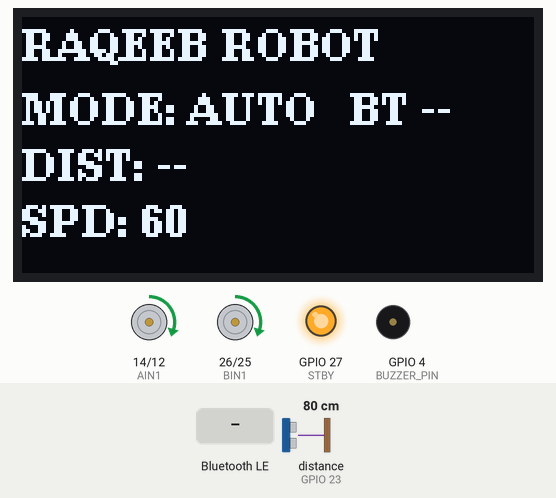
The sketch below on a simulated ESP32. Shown: 128×64 one-colour display, motor-driver pin pairs drawn as motors (green arrow = first pin HIGH = forward, orange = second pin HIGH = backward, longer = more drive, scaled by the enable pin, stopped while the standby pin is LOW), output pins drawn as LEDs (lit = HIGH), buzzer (waves = sounding). Wiring (inferred from the names in the program): ultrasonic range finder: trigger GPIO 22; echo GPIO 23. Inputs (shaded band) come from the test bench; at power-on: distance to the obstacle (sensor on GPIO 23) 80 cm. The echo pulse lasts 58.3 µs per cm; nothing arrives over Bluetooth unless stated; a phone connects over Bluetooth LE 3 s after start; pins used as bus, display or sensor lines are not drawn; what the sketch prints to the serial monitor is not drawn.

Above: at 2.7 s.
2.8 s: distance to the obstacle (sensor on GPIO 23) set to 12 cm
At 3.2 s:
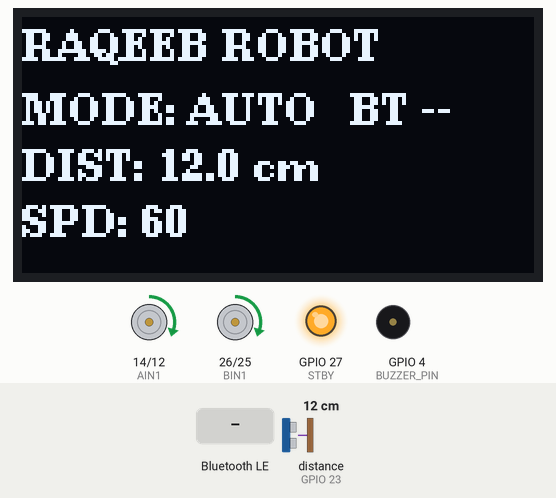
5.8 s: distance to the obstacle (sensor on GPIO 23) set to 9 cm
At 6.72 s:
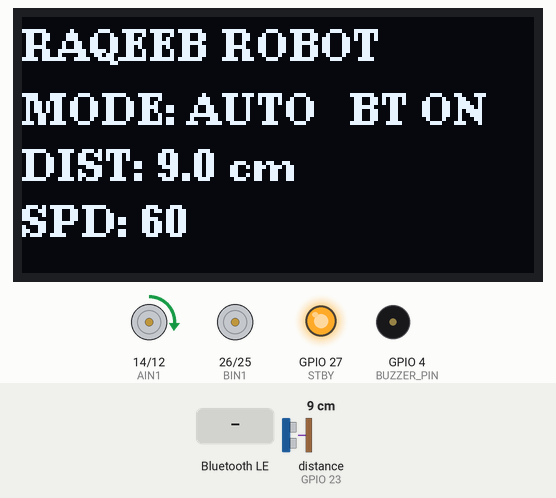
7.9 s: Bluetooth LE write "M" received
At 9.7 s:
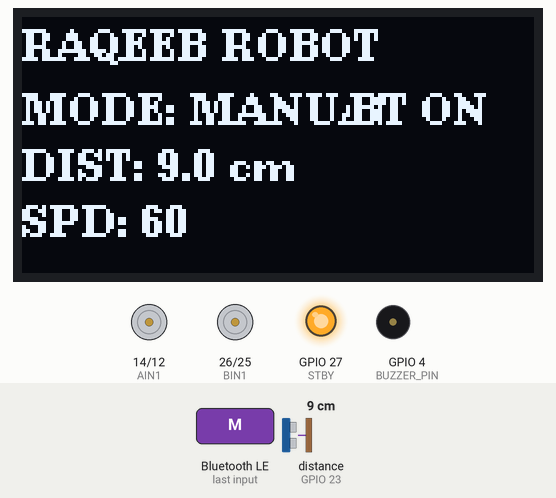
10.0 s: distance to the obstacle (sensor on GPIO 23) set to 13 cm
At 10.5 s:
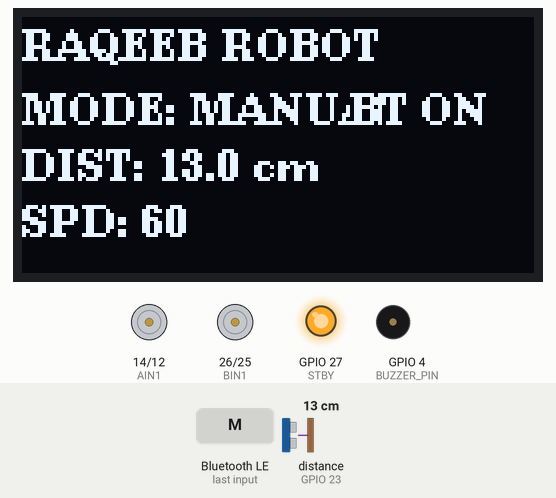
11.5 s: distance to the obstacle (sensor on GPIO 23) set to 18 cm
At 12.5 s:
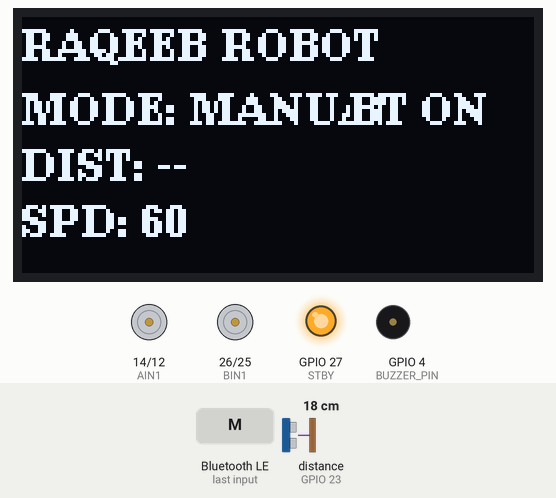
13.0 s: Bluetooth LE write "A" received
At 13.4 s:
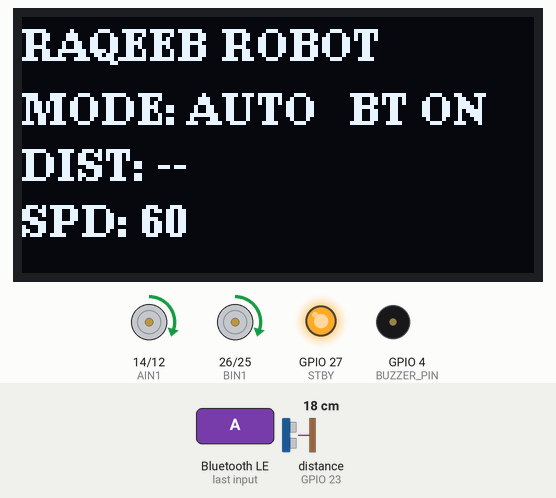
Timing chart, 0 to 15.5 s (numbered marks = the images above; inputs shaded):
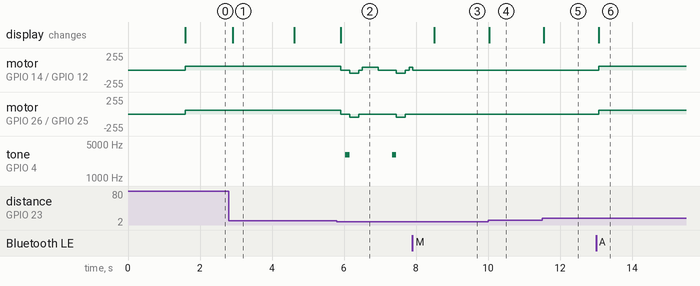

The sketch:

code.ino
```cpp
#include <Wire.h>
#include <U8g2lib.h>

#include <BLEDevice.h>
#include <BLEServer.h>
#include <BLEUtils.h>
#include <BLE2902.h>


// ======================================================
// OLED
// ======================================================

#define OLED_SDA 2
#define OLED_SCL 15

U8G2_SH1106_128X64_NONAME_F_HW_I2C oled(
  U8G2_R0,
  U8X8_PIN_NONE
);


// ======================================================
// TB6612FNG MOTOR DRIVER
// ======================================================

#define PWMA 13
#define AIN1 14
#define AIN2 12

#define PWMB 33
#define BIN1 26
#define BIN2 25

#define STBY 27


// ======================================================
// ULTRASONIC SENSOR
// ======================================================

#define TRIG_PIN 22
#define ECHO_PIN 23


// ======================================================
// BUZZER
// ======================================================

#define BUZZER_PIN 4


// ======================================================
// SPEED SETTINGS
// ======================================================

// DELIBERATELY SLOW
int forwardSpeed = 60;
int reverseSpeed = 50;
int turnSpeed = 45;


// ======================================================
// AUTONOMOUS SETTINGS
// ======================================================

// Your sensor realistically reaches about 16 cm.
// We therefore react well before the maximum range.
const float OBSTACLE_DISTANCE = 11.0;


// ======================================================
// ROBOT MODE
// ======================================================

bool autonomousMode = true;


// ======================================================
// BLUETOOTH / BLE
// ======================================================

BLEServer *pServer = nullptr;
BLECharacteristic *pCharacteristic = nullptr;

bool deviceConnected = false;


// Nordic UART Service UUIDs
#define SERVICE_UUID           "6E400001-B5A3-F393-E0A9-E50E24DCCA9E"
#define CHARACTERISTIC_UUID_RX "6E400002-B5A3-F393-E0A9-E50E24DCCA9E"
#define CHARACTERISTIC_UUID_TX "6E400003-B5A3-F393-E0A9-E50E24DCCA9E"


// ======================================================
// BLE CALLBACKS
// ======================================================

class MyServerCallbacks : public BLEServerCallbacks {

  void onConnect(BLEServer* pServer) {
    deviceConnected = true;
  }

  void onDisconnect(BLEServer* pServer) {
    deviceConnected = false;

    // Start advertising again
    pServer->getAdvertising()->start();
  }
};


class MyCallbacks : public BLECharacteristicCallbacks {

  void onWrite(BLECharacteristic *pCharacteristic) {

    String command = pCharacteristic->getValue().c_str();

    if (command.length() == 0) {
      return;
    }

    char cmd = command[0];

    // ==============================================
    // MODE COMMANDS
    // ==============================================

    if (cmd == 'A' || cmd == 'a') {

      autonomousMode = true;

      stopMotors();

      Serial.println("MODE: AUTONOMOUS");
    }


    else if (cmd == 'M' || cmd == 'm') {

      autonomousMode = false;

      stopMotors();

      Serial.println("MODE: MANUAL");
    }


    // ==============================================
    // MANUAL MOVEMENT
    // ==============================================

    else if (!autonomousMode) {

      switch (cmd) {

        case 'F':
        case 'f':
          forward();
          break;


        case 'B':
        case 'b':
          reverse();
          break;


        case 'L':
        case 'l':
          turnLeft();
          break;


        case 'R':
        case 'r':
          turnRight();
          break;


        case 'S':
        case 's':
          stopMotors();
          break;
      }
    }
  }
};


// ======================================================
// MOTOR FUNCTIONS
// ======================================================

void forward() {

  // Left motor
  digitalWrite(AIN1, HIGH);
  digitalWrite(AIN2, LOW);

  // Right motor
  digitalWrite(BIN1, HIGH);
  digitalWrite(BIN2, LOW);

  analogWrite(PWMA, forwardSpeed);
  analogWrite(PWMB, forwardSpeed);
}


void reverse() {

  // Left motor
  digitalWrite(AIN1, LOW);
  digitalWrite(AIN2, HIGH);

  // Right motor
  digitalWrite(BIN1, LOW);
  digitalWrite(BIN2, HIGH);

  analogWrite(PWMA, reverseSpeed);
  analogWrite(PWMB, reverseSpeed);
}


// ======================================================
// CONTROLLED LEFT TURN
// ======================================================

void turnLeft() {

  // LEFT wheel stopped
  digitalWrite(AIN1, LOW);
  digitalWrite(AIN2, LOW);

  analogWrite(PWMA, 0);


  // RIGHT wheel moves slowly
  digitalWrite(BIN1, HIGH);
  digitalWrite(BIN2, LOW);

  analogWrite(PWMB, turnSpeed);
}


// ======================================================
// CONTROLLED RIGHT TURN
// ======================================================

void turnRight() {

  // RIGHT wheel stopped
  digitalWrite(BIN1, LOW);
  digitalWrite(BIN2, LOW);

  analogWrite(PWMB, 0);


  // LEFT wheel moves slowly
  digitalWrite(AIN1, HIGH);
  digitalWrite(AIN2, LOW);

  analogWrite(PWMA, turnSpeed);
}


// ======================================================
// STOP
// ======================================================

void stopMotors() {

  analogWrite(PWMA, 0);
  analogWrite(PWMB, 0);

  digitalWrite(AIN1, LOW);
  digitalWrite(AIN2, LOW);

  digitalWrite(BIN1, LOW);
  digitalWrite(BIN2, LOW);
}


// ======================================================
// ULTRASONIC DISTANCE
// ======================================================

float getDistance() {

  digitalWrite(TRIG_PIN, LOW);
  delayMicroseconds(2);

  digitalWrite(TRIG_PIN, HIGH);
  delayMicroseconds(10);

  digitalWrite(TRIG_PIN, LOW);


  long duration = pulseIn(
    ECHO_PIN,
    HIGH,
    30000
  );


  if (duration == 0) {
    return -1;
  }


  float distance = duration * 0.0343 / 2.0;


  // Since your sensor has been behaving reliably only
  // within approximately 16 cm, ignore unrealistic values.

  if (distance > 16.0) {
    return -1;
  }


  return distance;
}


// ======================================================
// BUZZER
// ======================================================

void obstacleBeep() {

  tone(BUZZER_PIN, 3000);

  delay(120);

  noTone(BUZZER_PIN);
}


// ======================================================
// OLED
// ======================================================

void updateOLED(float distance) {

  oled.clearBuffer();

  oled.setFont(u8g2_font_ncenB08_tr);


  // Title
  oled.drawStr(0, 11, "RAQEEB ROBOT");


  // Mode
  oled.setCursor(0, 27);

  if (autonomousMode) {
    oled.print("MODE: AUTO");
  }
  else {
    oled.print("MODE: MANUAL");
  }


  // Distance
  oled.setCursor(0, 41);
  oled.print("DIST: ");

  if (distance < 0) {
    oled.print("--");
  }
  else {
    oled.print(distance, 1);
    oled.print(" cm");
  }


  // Speed
  oled.setCursor(0, 55);
  oled.print("SPD: ");

  if (autonomousMode) {
    oled.print(forwardSpeed);
  }
  else {
    oled.print(forwardSpeed);
  }


  // Bluetooth indicator
  oled.setCursor(82, 27);

  if (deviceConnected) {
    oled.print("BT ON");
  }
  else {
    oled.print("BT --");
  }


  oled.sendBuffer();
}


// ======================================================
// AUTONOMOUS MODE
// ======================================================

void autonomousDrive() {

  float distance = getDistance();


  Serial.print("Distance: ");

  if (distance < 0) {
    Serial.println("No Echo");
  }
  else {
    Serial.print(distance);
    Serial.println(" cm");
  }


  updateOLED(distance);


  // ====================================================
  // OBSTACLE
  // ====================================================

  if (
    distance > 0 &&
    distance <= OBSTACLE_DISTANCE
  ) {

    Serial.println("OBSTACLE DETECTED!");


    // STOP
    stopMotors();

    updateOLED(distance);

    delay(100);


    // BUZZER
    obstacleBeep();


    // ==================================================
    // SHORT REVERSE
    // ==================================================

    reverse();

    delay(250);


    // STOP BEFORE TURN
    stopMotors();

    delay(100);


    // ==================================================
    // CONTROLLED RIGHT TURN
    // ==================================================

    turnRight();

    delay(450);


    // STOP
    stopMotors();

    delay(150);
  }


  // ====================================================
  // NOTHING IN FRONT
  // ====================================================

  else {

    forward();
  }
}


// ======================================================
// SETUP
// ======================================================

void setup() {

  Serial.begin(115200);


  // ====================================================
  // MOTOR PINS
  // ====================================================

  pinMode(PWMA, OUTPUT);
  pinMode(AIN1, OUTPUT);
  pinMode(AIN2, OUTPUT);

  pinMode(PWMB, OUTPUT);
  pinMode(BIN1, OUTPUT);
  pinMode(BIN2, OUTPUT);

  pinMode(STBY, OUTPUT);


  // Enable TB6612
  digitalWrite(STBY, HIGH);


  // ====================================================
  // ULTRASONIC
  // ====================================================

  pinMode(TRIG_PIN, OUTPUT);
  pinMode(ECHO_PIN, INPUT);


  // ====================================================
  // BUZZER
  // ====================================================

  pinMode(BUZZER_PIN, OUTPUT);


  // ====================================================
  // OLED
  // ====================================================

  Wire.begin(
    OLED_SDA,
    OLED_SCL
  );

  oled.begin();

  oled.clearBuffer();

  oled.setFont(
    u8g2_font_ncenB08_tr
  );

  oled.drawStr(
    0,
    20,
    "RAQEEB ROBOT"
  );

  oled.drawStr(
    0,
    40,
    "Starting..."
  );

  oled.sendBuffer();


  delay(1500);


  // ====================================================
  // BLE
  // ====================================================

  BLEDevice::init("RAQEEB ROBOT");

  pServer = BLEDevice::createServer();

  pServer->setCallbacks(
    new MyServerCallbacks()
  );


  BLEService *pService =
    pServer->createService(
      SERVICE_UUID
    );


  // TX characteristic
  BLECharacteristic *txCharacteristic =
    pService->createCharacteristic(
      CHARACTERISTIC_UUID_TX,
      BLECharacteristic::PROPERTY_NOTIFY
    );

  txCharacteristic->addDescriptor(
    new BLE2902()
  );


  // RX characteristic
  pCharacteristic =
    pService->createCharacteristic(
      CHARACTERISTIC_UUID_RX,
      BLECharacteristic::PROPERTY_WRITE
    );


  pCharacteristic->setCallbacks(
    new MyCallbacks()
  );


  pService->start();


  // Start advertising
  pServer->getAdvertising()->start();


  Serial.println(
    "RAQEEB ROBOT READY"
  );

  Serial.println(
    "BLE name: RAQEEB ROBOT"
  );
}


// ======================================================
// LOOP
// ======================================================

void loop() {

  // ====================================================
  // AUTONOMOUS
  // ====================================================

  if (autonomousMode) {

    autonomousDrive();

    delay(80);
  }


  // ====================================================
  // MANUAL
  // ====================================================

  else {

    // In manual mode the BLE callback
    // directly controls the motors.

    float distance = getDistance();

    updateOLED(distance);

    delay(100);
  }
}
```

Measured:
- the behaviour switches between 11 and 10 cm on distance to the obstacle (sensor on GPIO 23) (found by bisection; images 1 and 2)
- the behaviour switches between 15 and 16 cm on distance to the obstacle (sensor on GPIO 23) (found by bisection; images 4 and 5)
- after the input at 2.8 s, the display: changes after 0.11 s (image 1)
- after the input at 7.9 s, motor on GPIO 26 (BIN1) / GPIO 25 (BIN2): stays stopped (without the input it goes to backward 50/255 after 0.86 s); tone on GPIO 4 (BUZZER_PIN): stays silent (without the input it goes to 3000 Hz after 0.74 s); the display: changes after 0.61 s (image 3)
- after the input at 10.0 s, the display: changes at once (image 4)
- after the input at 11.5 s, the display: changes after 0.06 s (image 5)
- after the input at 13.0 s, motor on GPIO 14 (AIN1) / GPIO 12 (AIN2), motor on GPIO 26 (BIN1) / GPIO 25 (BIN2): stopped → forward 60/255 after 0.08 s; the display: changes after 0.08 s (image 6)
